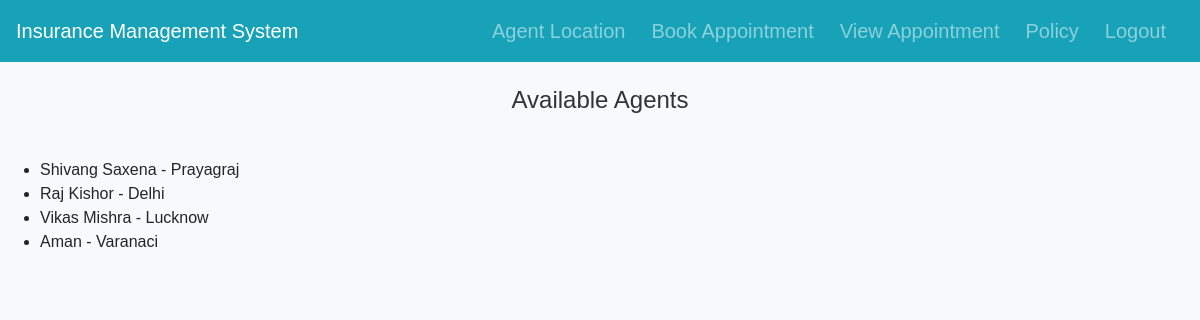
/agents/, run on an earlier commit of the app's database.
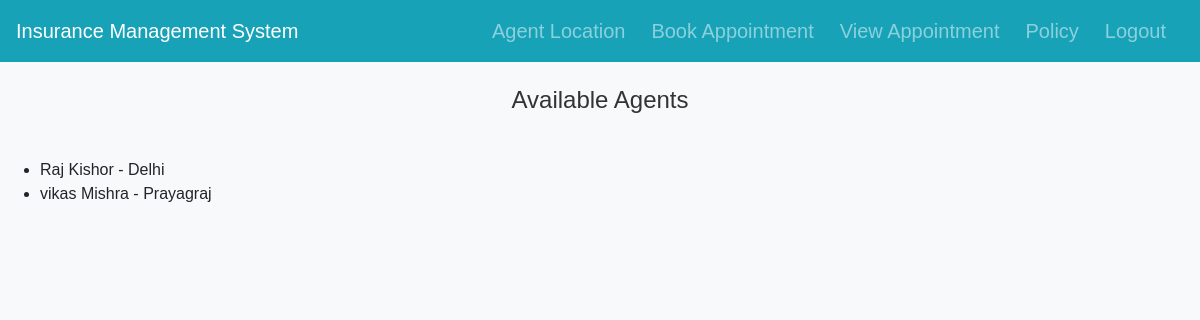
And on a later commit of the database.
### Insurance/models.py (models this page shows, shortened)
class Ajents(models.Model):
    address = models.CharField(max_length=100, null=True)
    name = models.CharField(max_length=255, null=True)
    phone = models.CharField(max_length=15,null=True)
    email = models.EmailField(unique=True, null=True)
    is_available = models.BooleanField(default=True)
    available_from = models.TimeField(null=True, blank=True)
    available_to = models.TimeField(null=True, blank=True)

### Insurance/views.py (the view)
# urls.py: path('agents/', views.agent_list, name='agent_list'),
def agent_list(request):
    agents = Ajents.objects.all()
    map = folium.Map(location=[26, 80], zoom_start=6)
    for agent in agents:
        try:
            location = geocoder.osm(agent.address)
            if location.ok:
                lat = location.latlng[0]
                lon = location.latlng[1]
                folium.Marker(location=[lat, lon], tooltip="Click for more",
                               popup=(agent.name,agent.email)).add_to(map)
            time.sleep(2)  # Sleep for 1 second after each request
        except Exception as e:
            print(f"Error processing agent '{agent.name}': {str(e)}")
    map_html = map._repr_html_()
    return render(request, 'agent_list.html', {'agents': agents, 'map_html': map_html})

### Insurance/templates/agent_list.html (shortened to what this page needs)
{% load static %}
<!DOCTYPE html>
<html lang="en">
<head>
    <link rel="stylesheet" href="https://unpkg.com/leaflet/dist/leaflet.css" />
</head>
<body>
    {% include 'inner_header.html' %}
    <div class="agent-name">Available Agents</div>
    <ul>
        {% for agent in agents %}
            <li>{{ agent.name }} - {{ agent.address }}</li>
        {% endfor %}
    </ul>
</body>
</html>

### Insurance/templates/Inner_Header.html (shortened to what this page needs)
{% load static %}
<!DOCTYPE html>
<html lang="en">
<head>
    <link rel="stylesheet" href="https://cdn.jsdelivr.net/npm/bootstrap@4.6.2/dist/css/bootstrap.min.css">
    <link rel="stylesheet" href="{% static 'CSS/style.css' %}">
    <link rel="stylesheet" href="https://use.fontawesome.com/releases/v5.7.0/css/all.css">
</head>
<body>
    <nav class="navbar navbar-expand-md bg-info navbar-dark">
        <a class="navbar-brand" href="{% url 'Customer_home' %}">Insurance Management System</a>
        <div class="collapse navbar-collapse" id="collapsibleNavbar">
            <ul class="navbar-nav ml-auto">
                <li class="nav-item">
                    <a class="nav-link" href="{% url 'agent_list' %}">Agent Location</a>
                </li>
                <li class="nav-item">
                    <a class="nav-link" href="{% url 'book_appointment' %}">Book Appointment</a>
                </li>
                <li class="nav-item">
                    <a class="nav-link" href="{% url 'view_appointment_status' %}">View Appointment</a>
                </li>
                <li class="nav-item">
                    <a class="nav-link" href="{% url 'apply_policy' %}">Policy</a>
                </li>
                <li class="nav-item">
                    <a class="nav-link" href="{% url 'logout' %}">Logout</a>
                </li>
            </ul>
        </div>
    </nav>
</body>
</html>

### Insurance/static/CSS/style.css (style rules this page uses)
body { font-family: 'Arial', sans-serif; background-color: #f8f9fa; }
a { color: #17a2b8; font-size: 20px; margin-right: 10px; transition: color 0.3s, transform 0.3s; }

### Insurance/templates/agent_list.html (style rules this page uses)
body { font-family: Arial, sans-serif; margin: 0; padding: 0; background-color: #f8f9fa; }
.agent-name { text-align: center; margin-top: 20px; color: #333; font-size: 24px; animation: fadeIn 1s ease-in-out; }

### Insurance/templates/Inner_Header.html (style rules this page uses)
.navbar { margin-bottom: 0; border-bottom: none; }
.navbar-nav .nav-link { padding: 0.5rem 1rem; }

What changed in the data, as far as the page shows it:
removed Ajents: name "Shivang Saxena", address "Prayagraj"
removed Ajents: name "Vikas Mishra", address "Lucknow"
removed Ajents: name "Aman", address "Varanaci"
added Ajents: name "vikas Mishra", address "Prayagraj"
